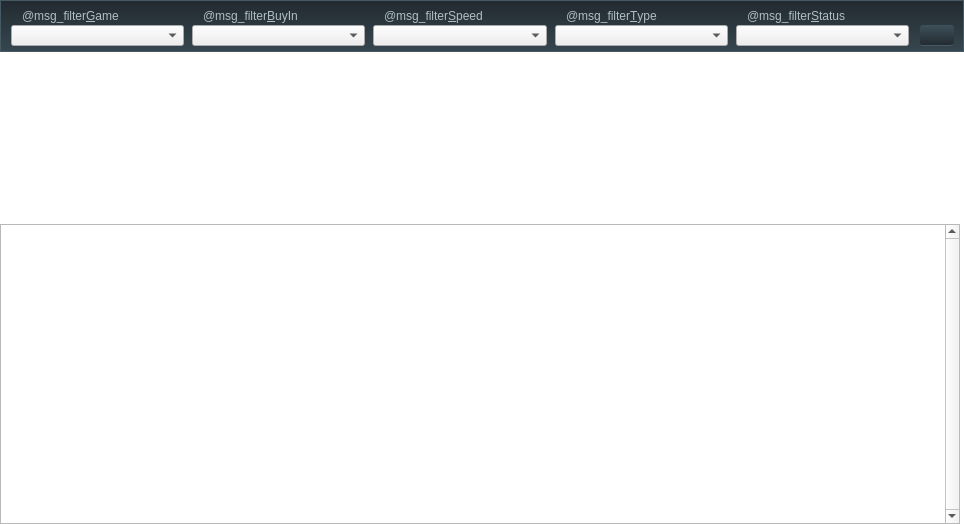
<?xml version="1.0" encoding="UTF-8"?>
<ui version="4.0">
 <class>Tournaments</class>
 <widget class="QFrame" name="Tournaments">
  <property name="geometry">
   <rect>
    <x>0</x>
    <y>0</y>
    <width>964</width>
    <height>524</height>
   </rect>
  </property>
  <property name="minimumSize">
   <size>
    <width>964</width>
    <height>524</height>
   </size>
  </property>
  <property name="maximumSize">
   <size>
    <width>964</width>
    <height>524</height>
   </size>
  </property>
  <property name="styleSheet">
   <string notr="true">#Tournaments {
    background-color: transparent;
}

QAbstractButton {
    color: #fafafa;
}</string>
  </property>
  <layout class="QVBoxLayout" name="verticalLayout" stretch="0,0,1">
   <property name="spacing">
    <number>1</number>
   </property>
   <property name="leftMargin">
    <number>0</number>
   </property>
   <property name="topMargin">
    <number>0</number>
   </property>
   <property name="rightMargin">
    <number>0</number>
   </property>
   <property name="bottomMargin">
    <number>0</number>
   </property>
   <item>
    <widget class="QWidget" name="top" native="true">
     <property name="minimumSize">
      <size>
       <width>960</width>
       <height>48</height>
      </size>
     </property>
     <property name="styleSheet">
      <string notr="true">#top {
	background-color: qlineargradient(spread:pad, x1:0, y1:1, x2:0, y2:0, stop:1 #222a30, stop:0 #37474f);
    border: 1px solid #455a64;
}
QLabel {
    color: #b0bec5;
	font: 11px &quot;Open Sans&quot;;
}
QLabel:disabled {
    color: rgba(176, 190, 197, 100);
}
 QAbstractButton {
background-color: qlineargradient(spread:pad, x1:0, y1:1, x2:0, y2:0, stop:1 rgba(62, 81, 90, 255), stop:0 rgba(34, 42, 48, 255));
border: 1px solid #191919;
border-radius: 3px;
    color: #fafafa;
font: 11px &quot;Open Sans&quot;;
border-bottom: 2px solid qlineargradient(spread:pad, x1:0, y1:1, x2:0, y2:0, stop:0 #455a64, stop:0.498 #455a64, stop:0.502 #191919, stop:1 #191919);
}

QComboBox  {
font: 600 11px &quot;Open Sans&quot;;
}

QComboBox:disabled {
    color: rgba(25, 25, 25, 100);
}

QComboBox QAbstractItemView {
    width: 268px;
  height: 145px;
  border-radius: 3px;
  background-color: #889aa3;
  border: 1px solid #191919;
  padding-bottom: 6px;	
  outline: 0;
}
QComboBox QAbstractItemView::indicator {
width: 12px;
  height: 12px;
  border-radius: 2px;
  background-color: #ffffff;
  border: 1px solid #191919;
    margin-left: 10px;
padding: -1px;
}

QComboBox QAbstractItemView::indicator:indeterminate {
    width: 12px;
height: 12px;
border: 2px inset #191919;
border-bottom: 2px solid qlineargradient(spread:pad, x1:0, y1:0, x2:0, y2:1, stop:0 rgba(25, 25, 25, 255), stop:0.495 rgba(25, 25, 25, 255), stop:0.505 rgba(69, 90, 100, 255), stop:1 rgba(69, 90, 100, 255));
padding: -1px;
	background-color: qlineargradient(spread:pad, x1:0, y1:1, x2:0, y2:0, stop:0 rgba(121, 121, 121, 255), stop:0.954802 rgba(199, 199, 199, 255), stop:1 rgba(250, 250, 250, 255));
background-clip: padding;
background-origin: padding;
}

QComboBox QAbstractItemView::indicator:checked {
  background-color: qlineargradient(spread:pad, x1:0, y1:1, x2:0, y2:0, stop:0 rgba(34, 42, 48, 255), stop:0.502 rgba(69, 90, 100, 255), stop:1 rgba(69, 90, 100, 255));
	image: url(:/textures/Common/icons/icon_check_filters.png);
}
</string>
     </property>
     <layout class="QHBoxLayout" name="horizontalLayout" stretch="1,0">
      <property name="spacing">
       <number>10</number>
      </property>
      <property name="leftMargin">
       <number>10</number>
      </property>
      <property name="topMargin">
       <number>4</number>
      </property>
      <property name="rightMargin">
       <number>10</number>
      </property>
      <property name="bottomMargin">
       <number>6</number>
      </property>
      <item alignment="Qt::AlignBottom">
       <widget class="QFrame" name="filters">
        <property name="styleSheet">
         <string notr="true">QLabel {
    padding-left: 8px;
}</string>
        </property>
        <layout class="QGridLayout" name="gridLayout" rowstretch="0,1" columnstretch="1,1,1,1,1">
         <property name="leftMargin">
          <number>1</number>
         </property>
         <property name="topMargin">
          <number>1</number>
         </property>
         <property name="rightMargin">
          <number>1</number>
         </property>
         <property name="bottomMargin">
          <number>0</number>
         </property>
         <property name="horizontalSpacing">
          <number>8</number>
         </property>
         <property name="verticalSpacing">
          <number>2</number>
         </property>
         <item row="0" column="0" alignment="Qt::AlignTop">
          <widget class="QLabel" name="msg_filterGame">
           <property name="text">
            <string>@msg_filter&amp;Game</string>
           </property>
           <property name="buddy">
            <cstring>filter_game</cstring>
           </property>
          </widget>
         </item>
         <item row="0" column="1" alignment="Qt::AlignTop">
          <widget class="QLabel" name="msg_filterBuyIn">
           <property name="text">
            <string>@msg_filter&amp;BuyIn</string>
           </property>
           <property name="buddy">
            <cstring>filter_buyin</cstring>
           </property>
          </widget>
         </item>
         <item row="0" column="2" alignment="Qt::AlignTop">
          <widget class="QLabel" name="msg_filterSpeed">
           <property name="text">
            <string>@msg_filter&amp;Speed</string>
           </property>
           <property name="buddy">
            <cstring>filter_speed</cstring>
           </property>
          </widget>
         </item>
         <item row="0" column="3" alignment="Qt::AlignTop">
          <widget class="QLabel" name="msg_filterType">
           <property name="text">
            <string>@msg_filter&amp;Type</string>
           </property>
           <property name="buddy">
            <cstring>filter_type</cstring>
           </property>
          </widget>
         </item>
         <item row="0" column="4" alignment="Qt::AlignTop">
          <widget class="QLabel" name="msg_filterStatus">
           <property name="text">
            <string>@msg_filter&amp;Status</string>
           </property>
           <property name="buddy">
            <cstring>filter_status</cstring>
           </property>
          </widget>
         </item>
         <item row="1" column="0" alignment="Qt::AlignTop">
          <widget class="QComboBox" name="filter_game">
           <property name="minimumSize">
            <size>
             <width>0</width>
             <height>21</height>
            </size>
           </property>
           <property name="maximumSize">
            <size>
             <width>16777215</width>
             <height>21</height>
            </size>
           </property>
           <property name="toolTip">
            <string>@Tooltip_Main_Tourney_Filter_Game_34A</string>
           </property>
          </widget>
         </item>
         <item row="1" column="1" alignment="Qt::AlignTop">
          <widget class="QComboBox" name="filter_buyin">
           <property name="minimumSize">
            <size>
             <width>0</width>
             <height>21</height>
            </size>
           </property>
           <property name="maximumSize">
            <size>
             <width>16777215</width>
             <height>21</height>
            </size>
           </property>
           <property name="toolTip">
            <string>@Tooltip_Main_Tourney_Filter_Buyin_34B</string>
           </property>
          </widget>
         </item>
         <item row="1" column="2" alignment="Qt::AlignTop">
          <widget class="QComboBox" name="filter_speed">
           <property name="minimumSize">
            <size>
             <width>0</width>
             <height>21</height>
            </size>
           </property>
           <property name="maximumSize">
            <size>
             <width>16777215</width>
             <height>21</height>
            </size>
           </property>
           <property name="toolTip">
            <string>@Tooltip_Main_Tourney_Filter_Speed_34C</string>
           </property>
          </widget>
         </item>
         <item row="1" column="3" alignment="Qt::AlignTop">
          <widget class="QComboBox" name="filter_type">
           <property name="minimumSize">
            <size>
             <width>0</width>
             <height>21</height>
            </size>
           </property>
           <property name="maximumSize">
            <size>
             <width>16777215</width>
             <height>21</height>
            </size>
           </property>
           <property name="toolTip">
            <string>@Tooltip_Main_Tourney_Filter_type_34</string>
           </property>
          </widget>
         </item>
         <item row="1" column="4" alignment="Qt::AlignTop">
          <widget class="QComboBox" name="filter_status">
           <property name="minimumSize">
            <size>
             <width>0</width>
             <height>21</height>
            </size>
           </property>
           <property name="maximumSize">
            <size>
             <width>16777215</width>
             <height>21</height>
            </size>
           </property>
           <property name="toolTip">
            <string>@Tooltip_Main_Tourney_Filter_Status_33</string>
           </property>
          </widget>
         </item>
        </layout>
       </widget>
      </item>
      <item alignment="Qt::AlignBottom">
       <widget class="QPushButton" name="bttn_enableFilters">
        <property name="sizePolicy">
         <sizepolicy hsizetype="Fixed" vsizetype="Fixed">
          <horstretch>0</horstretch>
          <verstretch>0</verstretch>
         </sizepolicy>
        </property>
        <property name="minimumSize">
         <size>
          <width>34</width>
          <height>21</height>
         </size>
        </property>
        <property name="maximumSize">
         <size>
          <width>34</width>
          <height>21</height>
         </size>
        </property>
        <property name="cursor">
         <cursorShape>PointingHandCursor</cursorShape>
        </property>
        <property name="toolTip">
         <string>@Tooltip_Tourney_Enable_Filters_13</string>
        </property>
        <property name="styleSheet">
         <string notr="true">QAbstractButton {
    background-attachment: fixed;
    background-repeat: no-repeat;
    background-image: url(:/textures/Common/icons/bttn1x2_switch_on_off_filter.png);
    border: none;
    min-width: 34px;
    max-width: 34px;
    min-height: 20px;
    max-height: 20px;
	border-bottom: 1px solid #455a64;
}

QAbstractButton:checked {
        background-position: bottom center;
}

QAbstractButton:!checked {
        background-position: top center;
}</string>
        </property>
        <property name="checkable">
         <bool>true</bool>
        </property>
       </widget>
      </item>
     </layout>
    </widget>
   </item>
   <item>
    <widget class="TournDescription" name="descriptionPanel" native="true">
     <property name="minimumSize">
      <size>
       <width>960</width>
       <height>170</height>
      </size>
     </property>
     <property name="maximumSize">
      <size>
       <width>960</width>
       <height>16777215</height>
      </size>
     </property>
    </widget>
   </item>
   <item>
    <widget class="TableView" name="tableView">
     <property name="minimumSize">
      <size>
       <width>960</width>
       <height>300</height>
      </size>
     </property>
     <property name="maximumSize">
      <size>
       <width>960</width>
       <height>300</height>
      </size>
     </property>
     <property name="verticalScrollBarPolicy">
      <enum>Qt::ScrollBarAlwaysOn</enum>
     </property>
     <property name="horizontalScrollBarPolicy">
      <enum>Qt::ScrollBarAlwaysOff</enum>
     </property>
     <property name="sizeAdjustPolicy">
      <enum>QAbstractScrollArea::AdjustToContents</enum>
     </property>
     <property name="autoScrollMargin">
      <number>0</number>
     </property>
     <property name="editTriggers">
      <set>QAbstractItemView::NoEditTriggers</set>
     </property>
     <property name="alternatingRowColors">
      <bool>true</bool>
     </property>
     <property name="selectionMode">
      <enum>QAbstractItemView::SingleSelection</enum>
     </property>
     <property name="selectionBehavior">
      <enum>QAbstractItemView::SelectRows</enum>
     </property>
     <property name="iconSize">
      <size>
       <width>16</width>
       <height>64</height>
      </size>
     </property>
     <property name="showGrid">
      <bool>false</bool>
     </property>
     <property name="sortingEnabled">
      <bool>true</bool>
     </property>
     <property name="wordWrap">
      <bool>false</bool>
     </property>
     <property name="cornerButtonEnabled">
      <bool>false</bool>
     </property>
     <attribute name="horizontalHeaderDefaultSectionSize">
      <number>120</number>
     </attribute>
     <attribute name="horizontalHeaderMinimumSectionSize">
      <number>100</number>
     </attribute>
     <attribute name="verticalHeaderVisible">
      <bool>false</bool>
     </attribute>
     <attribute name="verticalHeaderDefaultSectionSize">
      <number>16</number>
     </attribute>
     <attribute name="verticalHeaderMinimumSectionSize">
      <number>16</number>
     </attribute>
    </widget>
   </item>
  </layout>
 </widget>
 <customwidgets>
  <customwidget>
   <class>TableView</class>
   <extends>QTableView</extends>
   <header>pages/mainLobby/page_MainLobbyBase.h</header>
   <slots>
    <signal>currentChanged(QModelIndex)</signal>
   </slots>
  </customwidget>
  <customwidget>
   <class>TournDescription</class>
   <extends>QWidget</extends>
   <header location="global">widgets/panel_TournDescription.h</header>
   <container>1</container>
  </customwidget>
 </customwidgets>
 <resources>
  <include location="../../resources.qrc"/>
 </resources>
 <connections>
  <connection>
   <sender>tableView</sender>
   <signal>activated(QModelIndex)</signal>
   <receiver>Tournaments</receiver>
   <slot>onItemActivated(QModelIndex)</slot>
   <hints>
    <hint type="sourcelabel">
     <x>906</x>
     <y>303</y>
    </hint>
    <hint type="destinationlabel">
     <x>1034</x>
     <y>282</y>
    </hint>
   </hints>
  </connection>
  <connection>
   <sender>bttn_enableFilters</sender>
   <signal>toggled(bool)</signal>
   <receiver>Tournaments</receiver>
   <slot>disableFilters(bool)</slot>
   <hints>
    <hint type="sourcelabel">
     <x>947</x>
     <y>38</y>
    </hint>
    <hint type="destinationlabel">
     <x>1012</x>
     <y>22</y>
    </hint>
   </hints>
  </connection>
  <connection>
   <sender>tableView</sender>
   <signal>currentChanged(QModelIndex)</signal>
   <receiver>Tournaments</receiver>
   <slot>onCurrentChanged(QModelIndex)</slot>
   <hints>
    <hint type="sourcelabel">
     <x>776</x>
     <y>326</y>
    </hint>
    <hint type="destinationlabel">
     <x>1023</x>
     <y>200</y>
    </hint>
   </hints>
  </connection>
 </connections>
 <slots>
  <slot>onItemActivated(QModelIndex)</slot>
  <slot>disableFilters(bool)</slot>
  <slot>onCurrentChanged(QModelIndex)</slot>
 </slots>
</ui>
